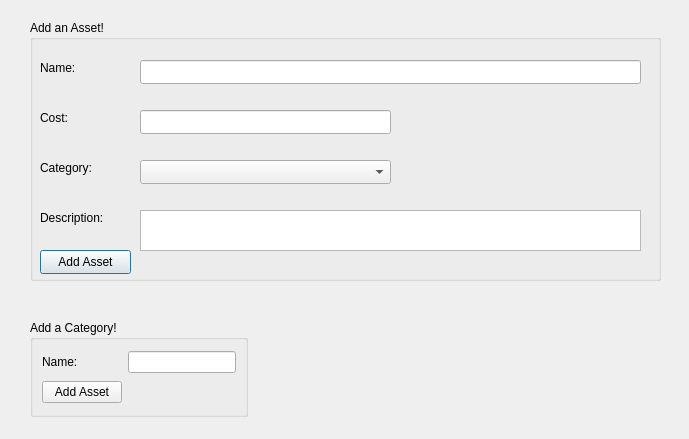
<?xml version="1.0" encoding="UTF-8"?>
<ui version="4.0">
 <class>AddDialog</class>
 <widget class="QDialog" name="AddDialog">
  <property name="geometry">
   <rect>
    <x>0</x>
    <y>0</y>
    <width>689</width>
    <height>439</height>
   </rect>
  </property>
  <property name="windowTitle">
   <string>Dialog</string>
  </property>
  <widget class="QGroupBox" name="assetGroup">
   <property name="geometry">
    <rect>
     <x>30</x>
     <y>20</y>
     <width>631</width>
     <height>261</height>
    </rect>
   </property>
   <property name="title">
    <string>Add an Asset!</string>
   </property>
   <widget class="QLabel" name="assetNameLabel">
    <property name="geometry">
     <rect>
      <x>10</x>
      <y>40</y>
      <width>49</width>
      <height>16</height>
     </rect>
    </property>
    <property name="text">
     <string>Name:</string>
    </property>
   </widget>
   <widget class="QLabel" name="assetCostLabel">
    <property name="geometry">
     <rect>
      <x>10</x>
      <y>90</y>
      <width>49</width>
      <height>16</height>
     </rect>
    </property>
    <property name="text">
     <string>Cost:</string>
    </property>
   </widget>
   <widget class="QLabel" name="assetCategoryLabel">
    <property name="geometry">
     <rect>
      <x>10</x>
      <y>140</y>
      <width>61</width>
      <height>16</height>
     </rect>
    </property>
    <property name="text">
     <string>Category:</string>
    </property>
   </widget>
   <widget class="QLabel" name="assetDescriptionLabel">
    <property name="geometry">
     <rect>
      <x>10</x>
      <y>190</y>
      <width>71</width>
      <height>16</height>
     </rect>
    </property>
    <property name="text">
     <string>Description:</string>
    </property>
   </widget>
   <widget class="QLineEdit" name="assetNameBox">
    <property name="geometry">
     <rect>
      <x>110</x>
      <y>40</y>
      <width>501</width>
      <height>24</height>
     </rect>
    </property>
   </widget>
   <widget class="QLineEdit" name="assetCostBox">
    <property name="geometry">
     <rect>
      <x>110</x>
      <y>90</y>
      <width>251</width>
      <height>24</height>
     </rect>
    </property>
   </widget>
   <widget class="QComboBox" name="assetCategoryCombo">
    <property name="geometry">
     <rect>
      <x>110</x>
      <y>140</y>
      <width>251</width>
      <height>24</height>
     </rect>
    </property>
   </widget>
   <widget class="QTextEdit" name="assetDescriptionText">
    <property name="geometry">
     <rect>
      <x>110</x>
      <y>190</y>
      <width>501</width>
      <height>41</height>
     </rect>
    </property>
   </widget>
   <widget class="QPushButton" name="addAsset">
    <property name="geometry">
     <rect>
      <x>10</x>
      <y>230</y>
      <width>91</width>
      <height>24</height>
     </rect>
    </property>
    <property name="text">
     <string>Add Asset</string>
    </property>
   </widget>
  </widget>
  <widget class="QGroupBox" name="categoryGroup">
   <property name="geometry">
    <rect>
     <x>30</x>
     <y>320</y>
     <width>218</width>
     <height>97</height>
    </rect>
   </property>
   <property name="title">
    <string>Add a Category!</string>
   </property>
   <layout class="QGridLayout" name="gridLayout">
    <item row="0" column="0">
     <widget class="QLabel" name="assetNameLabel_2">
      <property name="text">
       <string>Name:</string>
      </property>
     </widget>
    </item>
    <item row="0" column="1">
     <widget class="QLineEdit" name="assetNameBox_2"/>
    </item>
    <item row="1" column="0">
     <widget class="QPushButton" name="addAsset_2">
      <property name="text">
       <string>Add Asset</string>
      </property>
     </widget>
    </item>
   </layout>
  </widget>
 </widget>
 <resources/>
 <connections/>
</ui>
